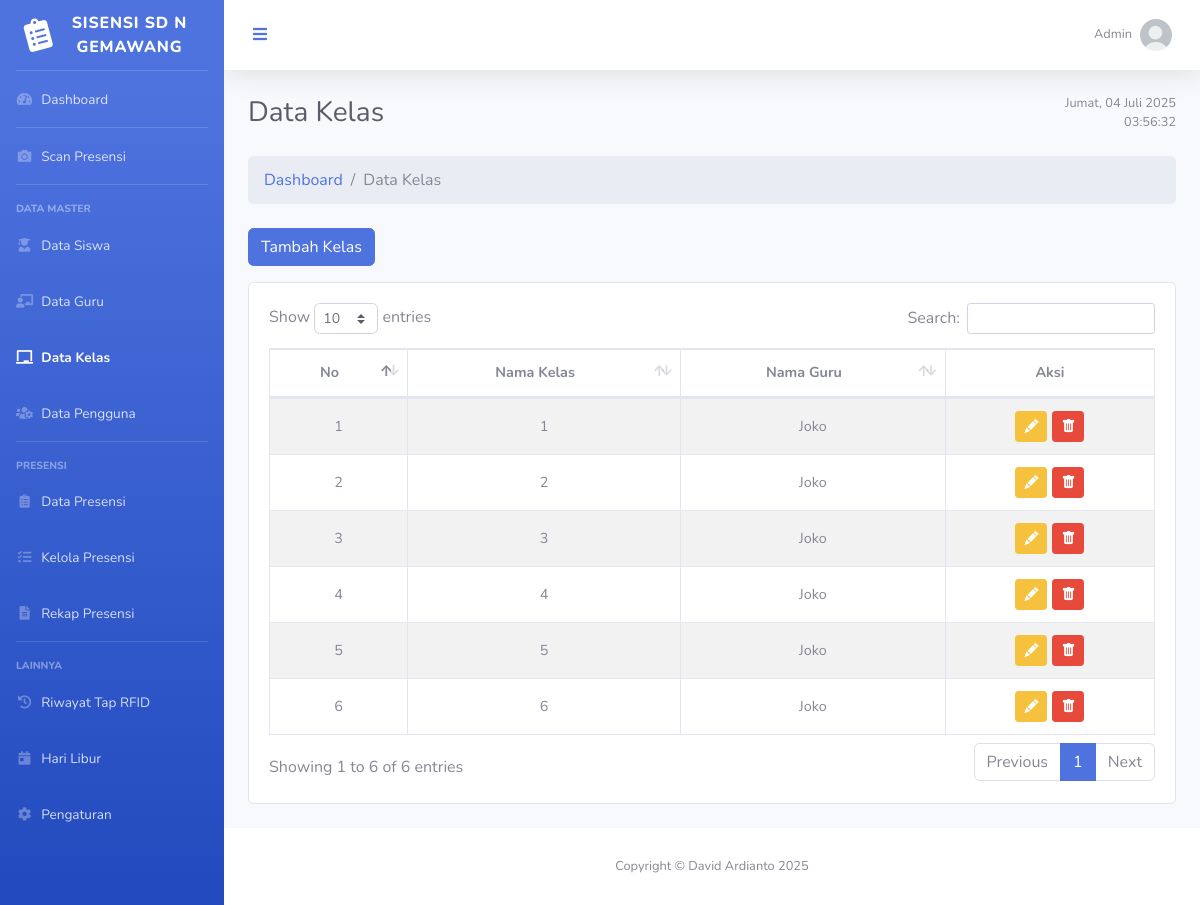
Page /kelas.php (signed in) on the committed database.
### tables this page shows
CREATE TABLE `kelas` (
  `id` int NOT NULL,
  `nama_kelas` varchar(50) DEFAULT NULL,
  `guru_id` int DEFAULT NULL
);

### kelas.php (the view, shortened to what this page needs)
<?php
include 'header.php';
include 'sidebar.php';
include 'topbar.php';
$sql = "SELECT kelas.nama_kelas,
               IFNULL(pengguna.nama, '-') AS nama_guru,
               kelas.id AS kelas_id,
               kelas.guru_id
        FROM kelas
        LEFT JOIN guru ON kelas.guru_id = guru.id
        LEFT JOIN pengguna ON guru.pengguna_id = pengguna.id";
$result = $conn->query($sql);
?>
<div class="container-fluid">
  <div class="d-sm-flex align-items-center justify-content-between mb-4">
    <h1 class="h3 mb-0 text-gray-800">Data Kelas</h1>
    <div id="dateTimeDisplay" class="text-muted text-sm-right small"></div>
  </div>
  <div class="mb-4">
    <nav aria-label="breadcrumb">
        <ol class="breadcrumb">
        <li class="breadcrumb-item"><a href="index.php">Dashboard</a></li>
        <li class="breadcrumb-item active" aria-current="page">Data Kelas</li>
        </ol>
    </nav>
  </div>
<div class="mb-3">
  <button class="btn btn-primary col-12 col-md-auto col-lg-auto" data-toggle="modal" data-target="#tambahKelasModal">
    Tambah Kelas
  </button>
</div>
  <div class="card mb-4">
    <div class="card-body">
      <div class="table-responsive">
        <table id="dataTable" class="table table-striped table-bordered table-hover">
          <thead>
            <tr class="text-center">
              <th>No</th>
              <th>Nama Kelas</th>
              <th>Nama Guru</th>
              <th>Aksi</th>
            </tr>
          </thead>
          <tbody>
            <?php
            $nomor = 1;
            if ($result->num_rows > 0) {
                while ($row = $result->fetch_assoc()) {
                    echo "<tr>
                            <td class='text-center'>{$nomor}</td>
                            <td class='text-center'>{$row['nama_kelas']}</td>
                            <td class='text-center'>{$row['nama_guru']}</td>
                            <td class='aksi-btn text-center'>
                              <button class='btn btn-warning btn-sm btn-edit'
                                      data-id='{$row['kelas_id']}'
                                      data-nama_kelas='{$row['nama_kelas']}'
                                      data-guru_id='{$row['guru_id']}'
                                      title='Edit'>
                                <i class='bi bi-pencil-fill'></i>
                              </button>
                              <button class='btn btn-danger btn-sm btn-delete'
                                      data-id='{$row['kelas_id']}'
                                      data-toggle='modal'
                                      data-target='#deleteKelasModal'
                                      title='Hapus'>
                                <i class='bi bi-trash-fill'></i>
                              </button>
                            </td>
                          </tr>";
                    $nomor++;
                }
            }
            ?>
          </tbody>
        </table>
      </div>
    </div>
  </div>
</div>
</div>
<?php
include 'footer.php';
?>

### css/style.css (style rules this page uses)
.table th, .table td { font-size: 0.9rem; text-align: center !important; vertical-align: middle !important; }
.aksi-btn { display: flex; justify-content: center; gap: 5px; }
.aksi-btn a, .aksi-btn button { font-size: 14px; }
table:not(.no-hover) td { position: relative; }

### rows in the picture
kelas: nama_kelas "1", nama_guru "Joko"
kelas: nama_kelas "2", nama_guru "Joko"
kelas: nama_kelas "3", nama_guru "Joko"
kelas: nama_kelas "4", nama_guru "Joko"
kelas: nama_kelas "5", nama_guru "Joko"
kelas: nama_kelas "6", nama_guru "Joko"

### other values in the picture
$nama_user "Admin"
